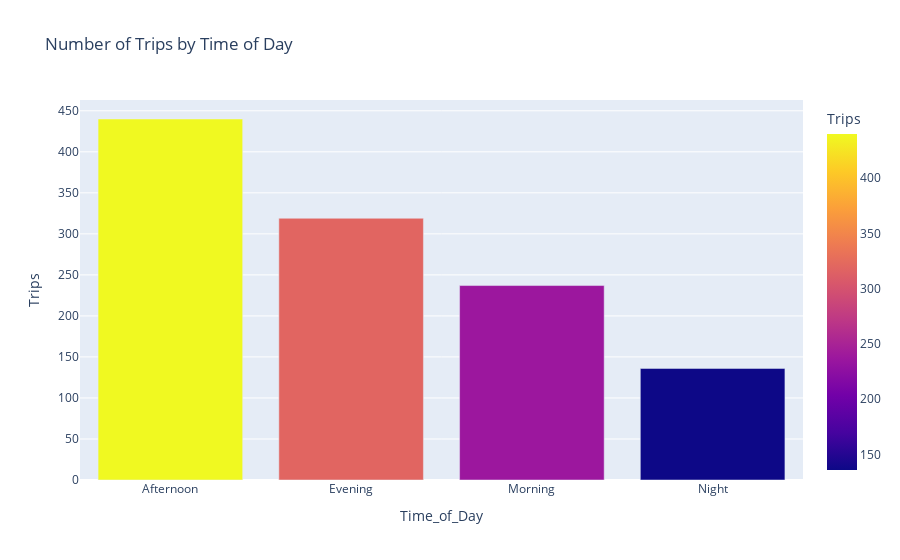

The notebook cell this image was saved under:
### Code cell
# Calculate the number of trips in each time of day category
trips_per_time_of_day = df['Time_of_Day'].value_counts().sort_index()

# Create a DataFrame for plotting
time_of_day_df = pd.DataFrame({'Time_of_Day': trips_per_time_of_day.index, 'Trips': trips_per_time_of_day.values})

# Create a bar plot using Plotly
fig = px.bar(time_of_day_df, x='Time_of_Day', y='Trips', color='Trips',title='Number of Trips by Time of Day')

# Show the plot
fig.show()

### Figure 1 — Plotly figure (JSON) as saved in the notebook; plotly's stock layout.template omitted (floating-point values rounded to 4 significant figures)
{"data": [{"alignmentgroup": "True", "hovertemplate": "Time_of_Day=%{x}<br>Trips=%{marker.color}<extra></extra>", "legendgroup": "", "marker": {"color": [440, 319, 237, 136], "coloraxis": "coloraxis", "pattern": {"shape": ""}}, "name": "", "offsetgroup": "", "orientation": "v", "showlegend": false, "textposition": "auto", "type": "bar", "x": ["Afternoon", "Evening", "Morning", "Night"], "xaxis": "x", "y": [440, 319, 237, 136], "yaxis": "y"}], "layout": {"barmode": "relative", "coloraxis": {"colorbar": {"title": {"text": "Trips"}}, "colorscale": [[0, "#0d0887"], [0.1111, "#46039f"], [0.2222, "#7201a8"], [0.3333, "#9c179e"], [0.4444, "#bd3786"], [0.5556, "#d8576b"], [0.6667, "#ed7953"], [0.7778, "#fb9f3a"], [0.8889, "#fdca26"], [1, "#f0f921"]]}, "legend": {"tracegroupgap": 0}, "title": {"text": "Number of Trips by Time of Day"}, "xaxis": {"anchor": "y", "domain": [0, 1], "title": {"text": "Time_of_Day"}}, "yaxis": {"anchor": "x", "domain": [0, 1], "title": {"text": "Trips"}}}}
